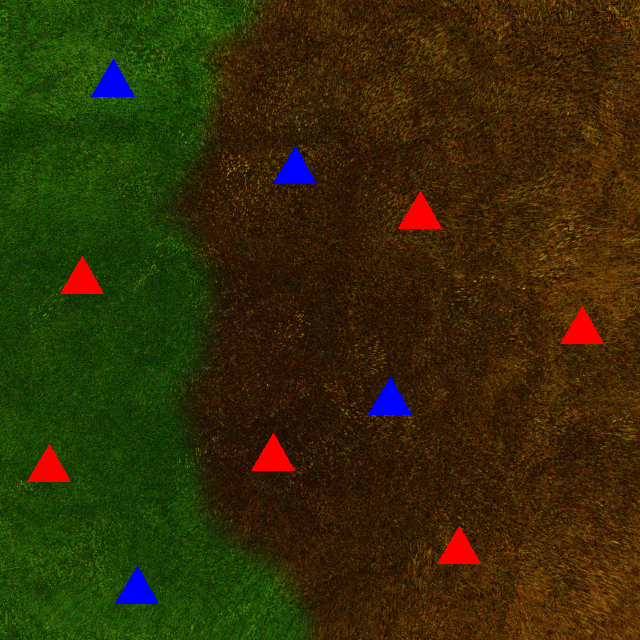
#> input picture 11.png, 640 x 640 px
$ python uasproject1.py
#> lines starting #> are read from the running program, lines starting #| are printed output that depends on the picture; after the words box and inside, x2 and y2 are one past the last pixel; in counts of white or black regions, pixels touching at a corner belong together
import cv2
import numpy as np

# Load the original image
img = cv2.imread('11.png')
#> img is the input picture: shape (640, 640, 3); mean B, G, R 7.3, 44.4, 51.2

# Convert the image to the HSV color space for better color segmentation
hsv = cv2.cvtColor(img, cv2.COLOR_BGR2HSV)
#> hsv: shape (640, 640, 3); mean H, S, V 27.4, 233.8, 65.8
tr =[]
tr1=[]
# Define the lower and upper bounds for green color in HSV color space
lowergrass = np.array([1, 30, 1])   # Lower bound for green (adjust as needed)
uppergrass = np.array([85, 255, 255])  # Upper bound for green (adjust as needed)

# Define the lower and upper bounds for brown color in HSV color space
burntashes = np.array([5, 50, 5])   # Lower bound for brown (adjust as needed)
burntgrass = np.array([30, 255, 255])  # Upper bound for brown (adjust as needed)
#create mask fro identifying red houses
lowred = np.array([0, 100, 90])   # Lower bound for red (adjust as needed)
upred = np.array([10, 255, 255])  # Upper bound for red (adjust as needed)

# Create masks for green and brown regions
green = cv2.inRange(hsv, lowergrass, uppergrass)
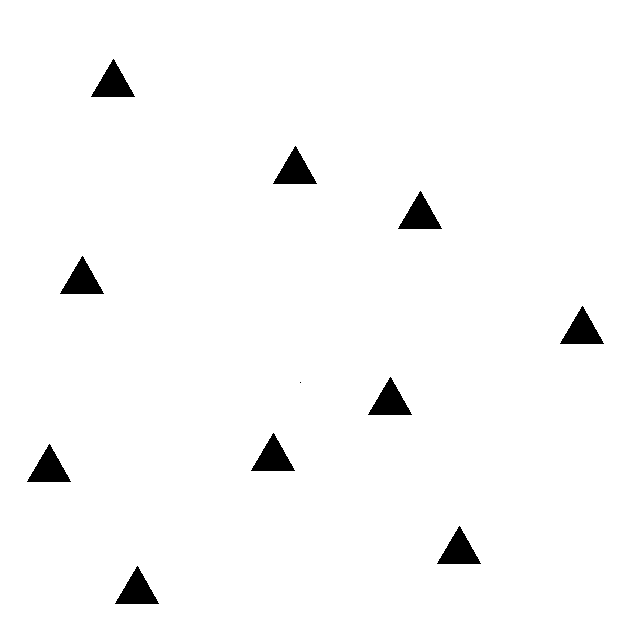
#> green: shape (640, 640); 97.9% white; 11 black regions (1 under 20 px), largest, box (x1, y1, x2, y2) and area: (91, 59, 135, 97) 855, (273, 146, 317, 184) 855, (398, 191, 442, 229) 855
brown = cv2.inRange(hsv, burntashes, burntgrass)
#> brown: shape (640, 640); 64.2% white; 175 black regions (168 under 20 px), largest, box (x1, y1, x2, y2) and area: (0, 0, 314, 640) 141325, (273, 146, 317, 184) 855, (398, 191, 442, 229) 855

# Create cyan color (for green areas) and yellow color (for brown areas)
cyan = (230, 230, 0)   # Cyan color in BGR
yellow = (0, 230, 230)  # Yellow color in BGR

# Replace green areas with cyan color and brown areas with yellow color
result = np.copy(img)
result[np.where(green)] = cyan
result[np.where(brown)] = yellow


#####################                                   #######################
##################### Detection of houses in burnt area #######################
#####################                                   #######################
lowylw = np.array([0, 100, 100])
upylw = np.array([80, 255, 255])

lowcyn = np.array([150, 0, 0])  # Lower cyan
upcyn = np.array([250, 255, 255])  # upper cyan


ylwmask = cv2.inRange(result,lowylw,upylw)
cynmask = cv2.inRange(result,lowcyn,upcyn)
#> cynmask: shape (640, 640); 33.7% white; 169 white regions (168 under 20 px), largest, box (x1, y1, x2, y2) and area: (0, 0, 314, 640) 137905
kernel = np.ones((5, 5), np.uint8)
yellow_mask = cv2.morphologyEx(ylwmask, cv2.MORPH_OPEN, kernel)
#> yellow_mask: shape (640, 640); 63.7% white; 67 black regions (60 under 20 px), largest, box (x1, y1, x2, y2) and area: (0, 0, 314, 640) 143292, (368, 377, 412, 417) 857, (273, 146, 317, 184) 855
yellow_mask = cv2.morphologyEx(yellow_mask, cv2.MORPH_CLOSE, kernel)
#> yellow_mask: shape (640, 640); 63.8% white; 7 black regions, largest, box (x1, y1, x2, y2) and area: (0, 0, 313, 640) 143162, (275, 149, 315, 184) 840, (400, 194, 440, 229) 840
yelrgn = cv2.bitwise_and(result, result, mask=yellow_mask)
yelrgn= cv2.GaussianBlur(yelrgn,(15,15),0)

cyanmask = cv2.morphologyEx(cynmask, cv2.MORPH_OPEN, kernel)
#> cyanmask: shape (640, 640); 33.3% white; 1 white region, box (x1, y1, x2, y2) and area: (0, 0, 312, 640) 136260
cyanmask = cv2.morphologyEx(cyanmask, cv2.MORPH_CLOSE, kernel)
#> cyanmask: shape (640, 640); 33.3% white; 1 white region, box (x1, y1, x2, y2) and area: (0, 0, 312, 640) 136409
cyanrgn = cv2.bitwise_and(result, result, mask=cyanmask)
cyanrgn= cv2.GaussianBlur(cyanrgn,(15,15),0)

# HOUSE DETECTION IN BURNT AREA

gray = cv2.cvtColor(yelrgn,cv2.COLOR_BGR2GRAY)
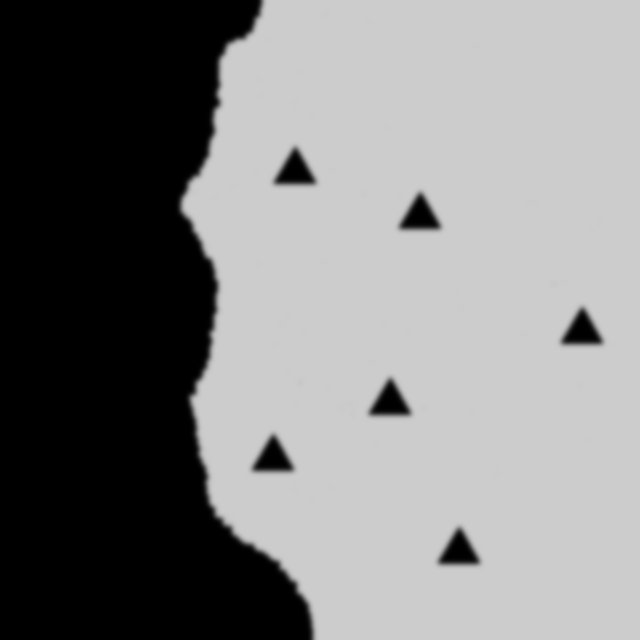
#> gray: shape (640, 640); min 0, max 204, mean 130.1
ret,binary = cv2.threshold(gray,100,255,cv2.THRESH_BINARY+cv2.THRESH_OTSU)
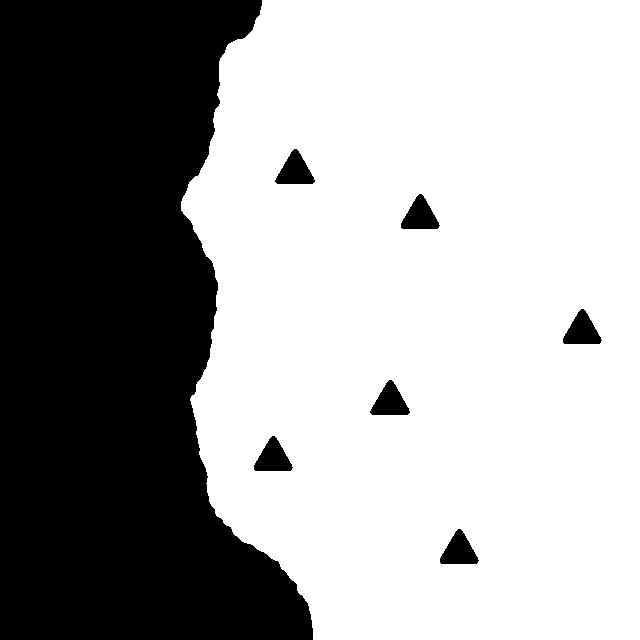
#> binary: shape (640, 640); 63.8% white; 7 black regions, largest, box (x1, y1, x2, y2) and area: (0, 0, 313, 640) 143178, (275, 149, 315, 184) 830, (370, 380, 410, 415) 830
#> ret = 102
edges = cv2.Canny(binary, 3, 5)
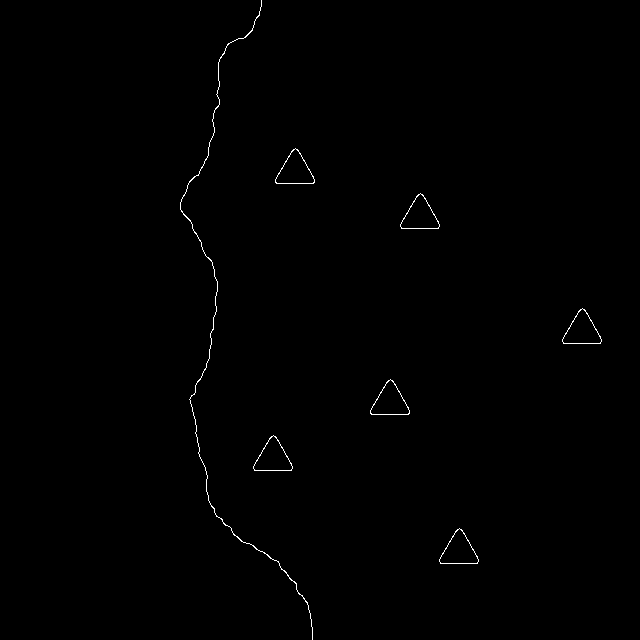
#> edges: shape (640, 640); 0.36% white in thin lines or dots, all inside (x1, y1, x2, y2) = (180, 0, 602, 640)

contours, _ = cv2.findContours(edges.copy(), cv2.RETR_EXTERNAL, cv2.CHAIN_APPROX_SIMPLE)
#> contours = 7 contours; box (x1, y1, x2, y2) and area: (370, 379, 410, 415) 816, (275, 148, 315, 184) 816, (439, 528, 479, 564) 814, (253, 435, 293, 471) 814, (562, 308, 602, 344) 814, (400, 193, 440, 229) 814, (180, 0, 313, 640) 85

for contour in contours:
    approx = cv2.approxPolyDP(contour, 0.06 * cv2.arcLength(contour, True), True)
    if len(approx) == 3:
        tr.append(approx)
#> this loop made 7 passes
#> approx on passes 1 to 7: [[461, 529], [440, 563], [477, 563]], [[275, 436], [254, 470], [291, 470]], [[392, 380], [371, 414], [409, 413]], [[584, 309], [563, 343], [600, 343]], [[422, 194], [401, 228], [438, 228]], [[297, 149], [276, 183], [314, 182]], [[261, 0], [189, 399], [312, 639], [189, 399]]
#> after the loop, tr = 6 contours; box (x1, y1, x2, y2) and area: (371, 380, 410, 415) 636, (276, 149, 315, 184) 636, (440, 529, 478, 564) 629, (254, 436, 292, 471) 629, (563, 309, 601, 344) 629, (401, 194, 439, 229) 629
cv2.drawContours(result, tr, -1, (0, 255, 0), 2)
#> result: shape (640, 640, 3); mean B, G, R 79.3, 226.3, 150
#cv2.drawContours(result, triangles, -1, (0, 255, 0), 2)  # Draw triangles on the image
print("Number of triangles:", len(tr))
#| Number of triangles: 6
cv2.imshow("TRIANGLE DETECTION ", result)

# HOUSE DETECTION IN UNBURNT AREA

gray1 = cv2.cvtColor(cyanrgn,cv2.COLOR_BGR2GRAY)
ret,binary1 = cv2.threshold(gray1,100,255,cv2.THRESH_BINARY+cv2.THRESH_OTSU)
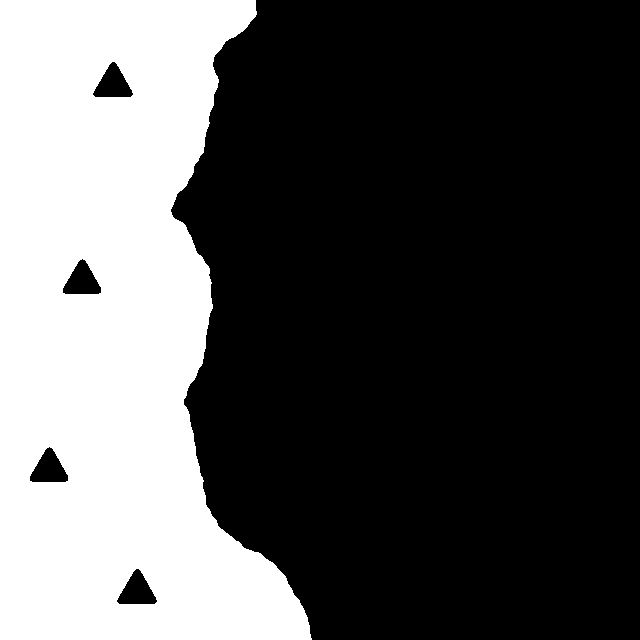
#> binary1: shape (640, 640); 33.3% white; 1 white region, box (x1, y1, x2, y2) and area: (0, 0, 312, 640) 136482
#> ret = 80
edges1 = cv2.Canny(binary1, 3, 5)
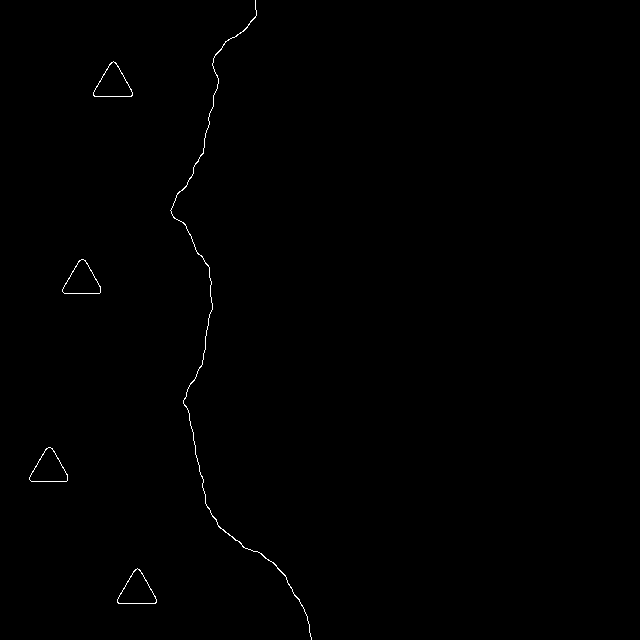
#> edges1: shape (640, 640); 0.31% white in thin lines or dots, all inside (x1, y1, x2, y2) = (29, 0, 312, 640)
cv2.imshow('edges1',edges1)
contours1, _ = cv2.findContours(edges1.copy(), cv2.RETR_EXTERNAL, cv2.CHAIN_APPROX_SIMPLE)
#> contours1 = 5 contours; box (x1, y1, x2, y2) and area: (117, 568, 157, 604) 816, (93, 61, 133, 97) 816, (29, 447, 68, 482) 808, (62, 259, 101, 294) 808, (170, 0, 312, 640) 106

for contour1 in contours1:
    approx1 = cv2.approxPolyDP(contour1, 0.06 * cv2.arcLength(contour1, True), True)
    if len(approx1) == 3:
        tr1.append(approx1)
#> this loop made 5 passes
#> approx1 on passes 1 to 5: [[139, 569], [118, 603], [156, 602]], [[46, 448], [29, 479], [66, 481]], [[79, 260], [62, 291], [99, 293]], [[115, 62], [94, 96], [132, 95]], [[255, 0], [183, 403], [311, 639], [183, 403]]
#> after the loop, tr1 = 4 contours; box (x1, y1, x2, y2) and area: (118, 569, 157, 604) 636, (94, 62, 133, 97) 636, (29, 448, 67, 482) 590, (62, 260, 100, 294) 590
cv2.drawContours(result, tr1, -1, (0, 255, 0), 2)
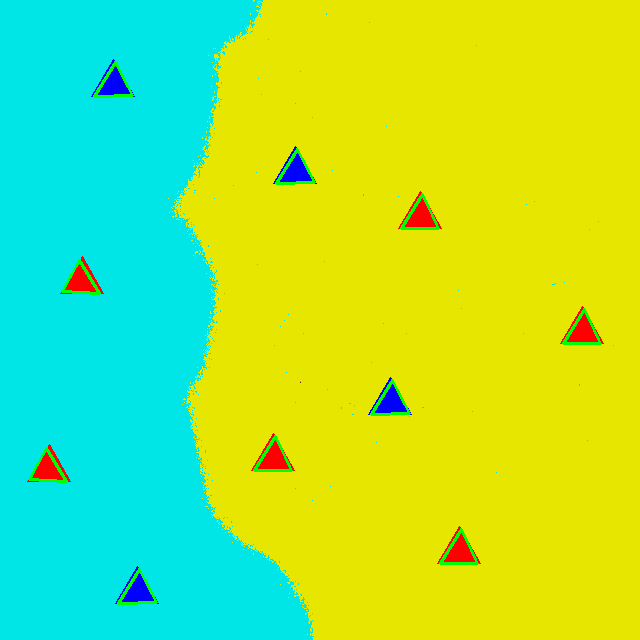
#> result: shape (640, 640, 3); mean B, G, R 78.9, 227, 149.6
#cv2.drawContours(result, triangles, -1, (0, 255, 0), 2)  # Draw triangles on the image
print("Number of triangles:", len(tr1))
#| Number of triangles: 4
cv2.imshow("TRIANGLE DETECTION ", result)

task2 = [len(tr),len(tr1)]
#> task2 = [6, 4]
print('task2', task2)
#| task2 [6, 4]
cv2.imshow('edges', edges)
cv2.imshow('corner',img)
cv2.imshow('binary',binary)
cv2.waitKey(0)
cv2.destroyAllWindows()

$ run again, with 1.png copied over 11.png
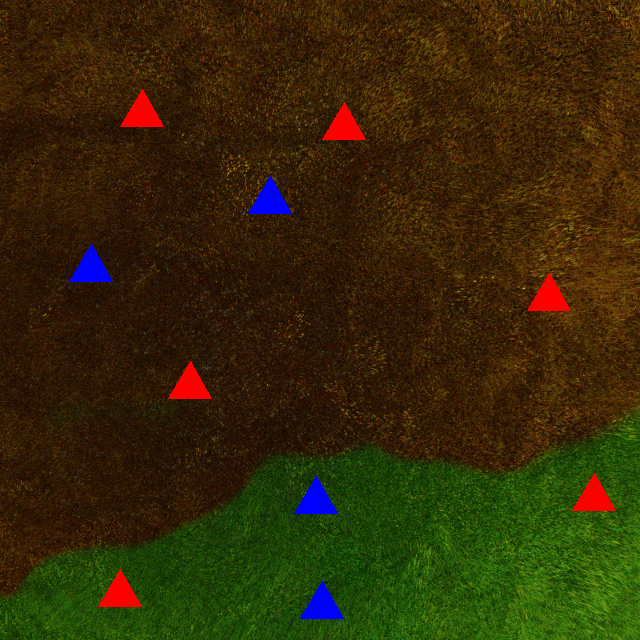
#> input picture 1.png, 640 x 640 px
#> img is the input picture: shape (640, 640, 3); mean B, G, R 7.3, 41.1, 52.4
#> hsv: shape (640, 640, 3); mean H, S, V 23.5, 233.2, 64.1
#> `green = cv2.inRange(hsv, lowergrass, uppergrass)`:
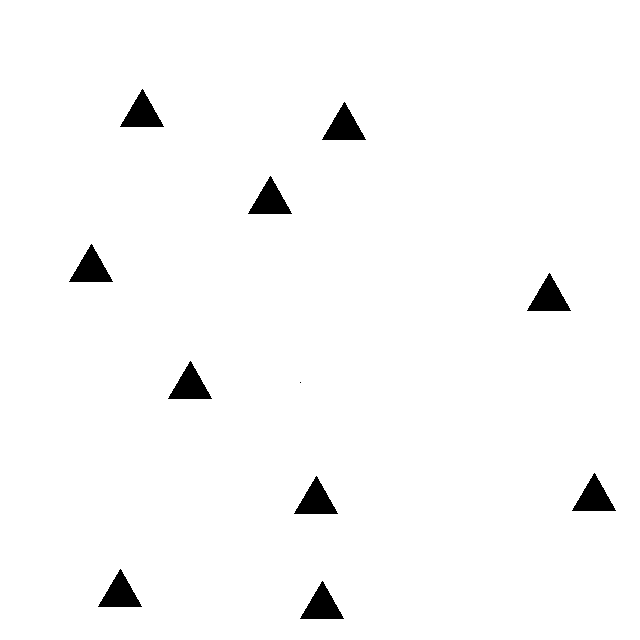
#> green: shape (640, 640); 97.9% white; 11 black regions (1 under 20 px), largest, box (x1, y1, x2, y2) and area: (120, 89, 164, 127) 855, (322, 102, 366, 140) 855, (248, 176, 292, 214) 855
#> brown: shape (640, 640); 74.9% white; 112 black regions (105 under 20 px), largest, box (x1, y1, x2, y2) and area: (0, 407, 640, 640) 97720, (120, 89, 164, 127) 855, (322, 102, 366, 140) 855
#> cynmask: shape (640, 640); 23.1% white; 106 white regions (105 under 20 px), largest, box (x1, y1, x2, y2) and area: (0, 407, 640, 640) 94300
#> binary: shape (640, 640); 74.8% white; 7 black regions, largest, box (x1, y1, x2, y2) and area: (0, 407, 640, 640) 98087, (71, 247, 111, 282) 837, (250, 179, 290, 214) 830
#> `ret,binary = cv2.threshold(gray,100,255,cv2.THRESH_BINARY+cv2.THRESH_O..`: ret = 102
#> edges: shape (640, 640); 0.36% white in thin lines or dots, all inside (x1, y1, x2, y2) = (0, 91, 640, 595)
#> contours = 7 contours; box (x1, y1, x2, y2) and area: (71, 246, 111, 282) 824, (250, 178, 290, 214) 816, (170, 363, 210, 399) 814, (529, 275, 569, 311) 814, (324, 104, 364, 140) 814, (122, 91, 162, 127) 814, (0, 407, 640, 595) 88
#> the loop `for contour in contours:` made 7 passes
#> approx on passes 1 to 7: [[639, 407], [0, 594]], [[192, 364], [171, 398], [208, 398]], [[551, 276], [530, 310], [567, 310]], [[93, 247], [72, 281], [110, 280]], [[272, 179], [251, 213], [289, 212]], [[346, 105], [325, 139], [362, 139]], [[144, 92], [123, 126], [160, 126]]
#> after the loop `for contour in contours:`: tr = 6 contours; box (x1, y1, x2, y2) and area: (72, 247, 111, 282) 636, (251, 179, 290, 214) 636, (171, 364, 209, 399) 629, (530, 276, 568, 311) 629, (325, 105, 363, 140) 629, (123, 92, 161, 127) 629
#| Number of triangles: 6
#> binary1: shape (640, 640); 23% white; 1 white region, box (x1, y1, x2, y2) and area: (0, 412, 640, 640) 94070
#> `ret,binary1 = cv2.threshold(gray1,100,255,cv2.THRESH_BINARY+cv2.THRESH..`: ret = 79
#> edges1: shape (640, 640); 0.29% white in thin lines or dots, all inside (x1, y1, x2, y2) = (0, 411, 640, 619)
#> contours1 = 5 contours; box (x1, y1, x2, y2) and area: (302, 583, 342, 619) 814, (296, 478, 336, 514) 814, (100, 572, 139, 607) 806, (574, 476, 613, 511) 806, (0, 411, 640, 597) 77
#> the loop `for contour1 in contours1:` made 5 passes
#> approx1 on passes 1 to 5: [[324, 584], [303, 618], [341, 617]], [[117, 573], [100, 604], [137, 606]], [[318, 479], [297, 513], [335, 512]], [[591, 477], [574, 508], [611, 510]], [[639, 411], [0, 596]]
#> after the loop `for contour1 in contours1:`: tr1 = 4 contours; box (x1, y1, x2, y2) and area: (303, 584, 342, 619) 636, (297, 479, 336, 514) 636, (100, 573, 138, 607) 590, (574, 477, 612, 511) 590
#> `cv2.drawContours(result, tr1, -1, (0, 255, 0), 2)`:
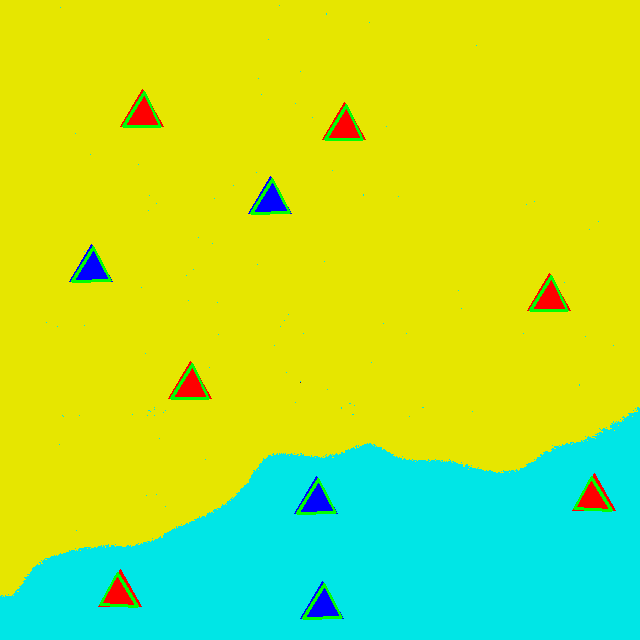
#> result: shape (640, 640, 3); mean B, G, R 54.3, 227, 174.2
#| Number of triangles: 4
#> task2 = [6, 4]
#| task2 [6, 4]

$ run again, with 2.png copied over 11.png
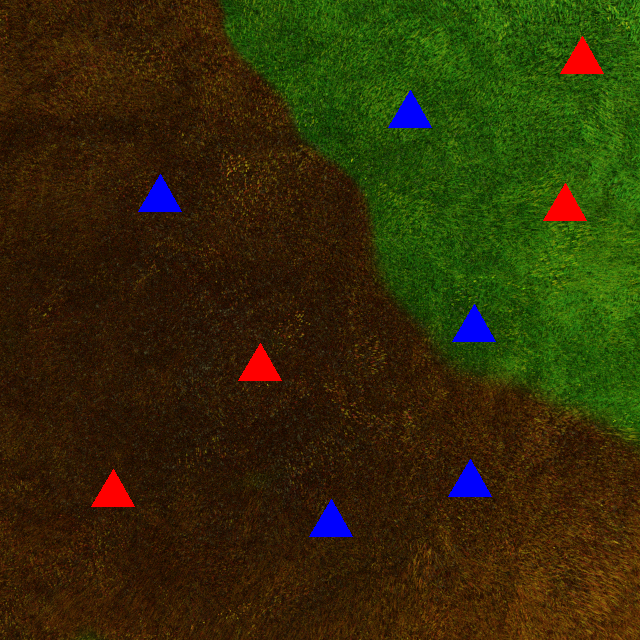
#> input picture 2.png, 640 x 640 px
#> img is the input picture: shape (640, 640, 3); mean B, G, R 8.1, 44.6, 49.8
#> hsv: shape (640, 640, 3); mean H, S, V 25.3, 232.9, 65.5
#> `green = cv2.inRange(hsv, lowergrass, uppergrass)`:
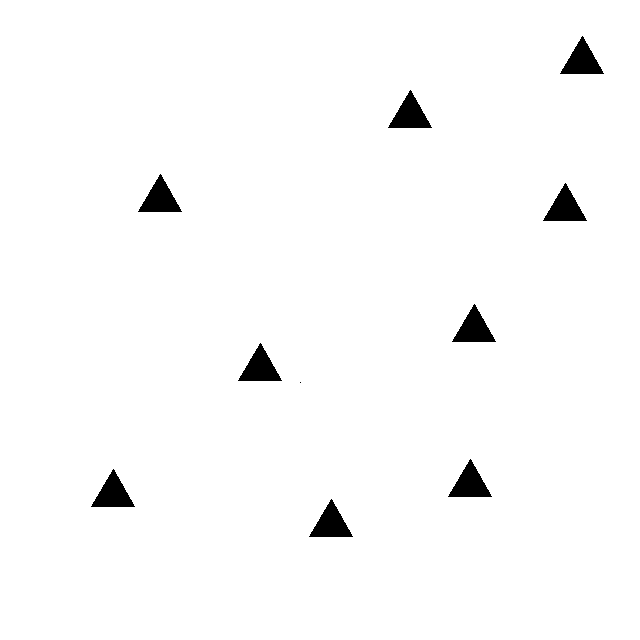
#> green: shape (640, 640); 98.1% white; 10 black regions (1 under 20 px), largest, box (x1, y1, x2, y2) and area: (560, 36, 604, 74) 855, (388, 90, 432, 128) 855, (138, 174, 182, 212) 855
#> brown: shape (640, 640); 69.8% white; 121 black regions (114 under 20 px), largest, box (x1, y1, x2, y2) and area: (219, 0, 640, 447) 119319, (138, 174, 182, 212) 855, (238, 343, 282, 381) 855
#> cynmask: shape (640, 640); 28.3% white; 116 white regions (114 under 20 px), largest, box (x1, y1, x2, y2) and area: (219, 0, 640, 447) 115899, (79, 636, 93, 640) 26
#> binary: shape (640, 640); 69.7% white; 7 black regions, largest, box (x1, y1, x2, y2) and area: (219, 0, 640, 447) 120023, (140, 177, 180, 212) 830, (450, 462, 490, 497) 830
#> `ret,binary = cv2.threshold(gray,100,255,cv2.THRESH_BINARY+cv2.THRESH_O..`: ret = 102
#> edges: shape (640, 640); 0.33% white in thin lines or dots, all inside (x1, y1, x2, y2) = (83, 0, 640, 640)
#> contours = 7 contours, 1 with area under 20; largest, box (x1, y1, x2, y2) and area: (311, 501, 351, 537) 816, (450, 461, 490, 497) 816, (140, 176, 180, 212) 816, (93, 471, 133, 507) 814, (240, 345, 280, 381) 814, (218, 0, 640, 447) 148
#> the loop `for contour in contours:` made 7 passes
#> approx on passes 2 to 7: [[333, 502], [312, 536], [350, 535]], [[115, 472], [94, 506], [131, 506]], [[472, 462], [451, 496], [489, 495]], [[262, 346], [241, 380], [278, 380]], [[162, 177], [141, 211], [179, 210]], [[218, 0], [446, 364], [639, 446]]
#> after the loop `for contour in contours:`: tr = 6 contours; box (x1, y1, x2, y2) and area: (218, 0, 640, 447) 25778, (312, 502, 351, 537) 636, (451, 462, 490, 497) 636, (141, 177, 180, 212) 636, (94, 472, 132, 507) 629, (241, 346, 279, 381) 629
#| Number of triangles: 6
#> binary1: shape (640, 640); 28.2% white; 1 white region, box (x1, y1, x2, y2) and area: (220, 0, 640, 440) 115440
#> `ret,binary1 = cv2.threshold(gray1,100,255,cv2.THRESH_BINARY+cv2.THRESH..`: ret = 79
#> edges1: shape (640, 640); 0.29% white in thin lines or dots, all inside (x1, y1, x2, y2) = (219, 0, 640, 440)
#> contours1 = 5 contours; box (x1, y1, x2, y2) and area: (454, 306, 494, 342) 814, (390, 92, 430, 128) 814, (545, 186, 584, 221) 806, (562, 39, 601, 74) 806, (219, 0, 640, 440) 128
#> the loop `for contour1 in contours1:` made 5 passes
#> approx1 on passes 1 to 5: [[476, 307], [455, 341], [493, 340]], [[562, 187], [545, 218], [582, 220]], [[412, 93], [391, 127], [429, 126]], [[579, 40], [562, 71], [599, 73]], [[219, 0], [442, 356], [639, 439], [441, 354]]
#> after the loop `for contour1 in contours1:`: tr1 = 4 contours; box (x1, y1, x2, y2) and area: (455, 307, 494, 342) 636, (391, 93, 430, 128) 636, (545, 187, 583, 221) 590, (562, 40, 600, 74) 590
#> `cv2.drawContours(result, tr1, -1, (0, 255, 0), 2)`:
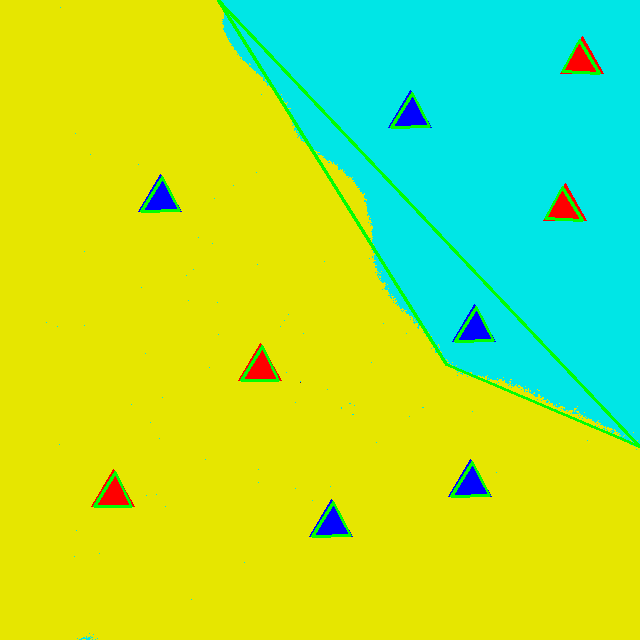
#> result: shape (640, 640, 3); mean B, G, R 65.2, 227.6, 161.2
#| Number of triangles: 4
#> task2 = [6, 4]
#| task2 [6, 4]
